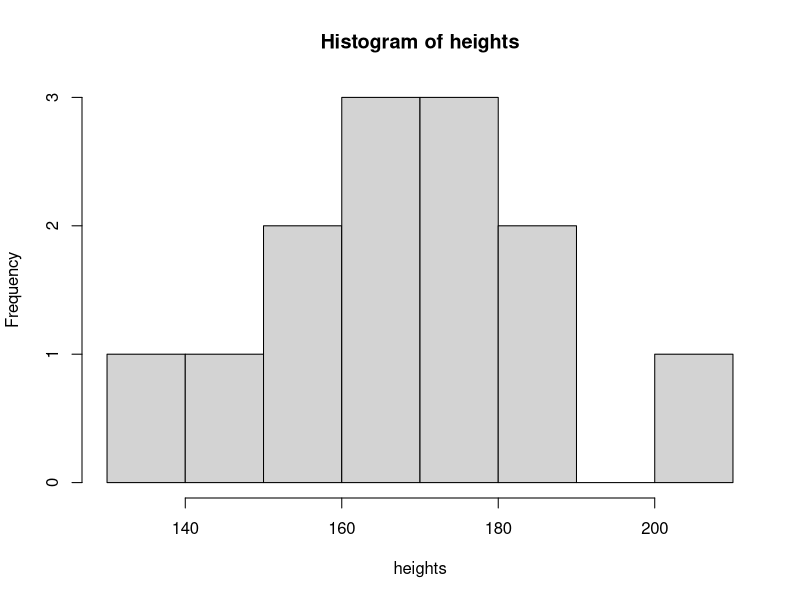
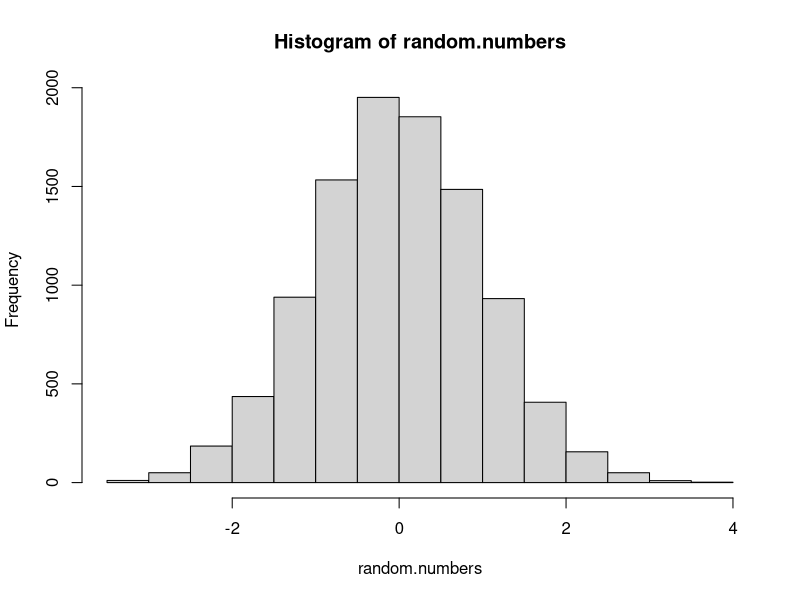

These charts were generated, in order, by the following R code: (Note: this script raises an error after producing the figures.)
## ---- chunk 1
# ignore all this for the moment
knitr::opts_chunk$set(echo = TRUE, collapse=TRUE, cache=TRUE)
## ---- chunk 2
head(mtcars)
## ---- chunk 3
meaning.of.life <- 42
## ---- chunk 4
meaning.of.life <- 42
meaning.of.life
## ---- chunk 5
print(meaning.of.life)
## ---- chunk 6
one.score <- 20
four.score.years.and.ten <- one.score * 4 + 10
print(four.score.years.and.ten)
## ---- chunk 7
# this creates a vector of heights, in cm
heights <- c(203, 148, 156, 158, 167, 
             162, 172, 164, 172, 187, 
             134, 182, 175)
## ---- chunk 8
names <- c("Ben", "Joe", "Sue", "Rosa")
## ---- chunk 9
heights 
## ---- chunk 10
my.vector <- c(10, 20, 30, 40)
## ---- chunk 11
my.vector[1]
## ---- chunk 12
elements.to.grab <- c(4, 5)
heights[elements.to.grab]
## ---- chunk 13
first.two.elements <- heights[c(1, 2)]
first.two.elements
## ---- chunk 14
mean(heights)
## ---- chunk 15
length(heights)
median(heights)
sd(heights)
min(heights)
max(heights)
range(heights)
IQR(heights)
## ---- chunk 16
height.quantiles <- quantile(heights)
height.quantiles
## ---- chunk 17
height.quantiles <- quantile(heights)

# grab the third element
height.quantiles[3]

# assign the first element to a variable
min.height <- height.quantiles[1]
min.height
## ---- chunk 18
hist(heights)
## ---- chunk 19
# these are the raw values
heights

# takes the sqrt of each value and returns a vector of all the square roots
sqrt(heights)
## ---- chunk 20
heights / 100
## ---- chunk 21
paste("Once", "upon", "a", "time")
## ---- chunk 22
bottles <- c(100, 99, 98, "...")
paste(bottles, "green bottles hanging on the wall")
## ---- chunk 23
1:10
## ---- chunk 24
# make a sequence, specifying the interval between them
seq(from=0.1, to=2, by=.1)
## ---- chunk 25
# 10 uniformly distributed random numbers between 0 and 1
runif(10)

# 1,000 uniformly distributed random numbers between 1 and 100
my.numbers <- runif(1000, 1, 10)

# 10 random-normal numbers with mean 10 and SD=1
rnorm(10, mean=10)

# 10 random-normal numbers with mean 10 and SD=5
rnorm(10, 10, 5)
## ---- chunk 26
random.numbers <- rnorm(10000)
hist(random.numbers)
## ---- chunk 27
# repeat something N times
rep("Apple pie", 10)
## ---- chunk 28
# repeat a short vector, combining into a single longer vector
rep(c("Custard", "Gravy"), 5)
## ---- chunk 29
# make a sequence and then sort it
countdown <- 100:1
sort(countdown)
## ---- chunk 30
# generate some random data (here, ages in years)
ages <- round(rnorm(10, mean=40, sd=10))

# get the rank order of elements (i.e. what their positions would be if the vector was sorted)
ages
rank(ages, ties.method="first")
## ---- chunk 31
# you could even label the vector of ages if you wanted
labels <- paste("Position:", rank(ages, ties.method="first"))
names(ages) <- labels
ages
## ---- chunk 32
# return the unique values in a vector
unique( rep(1:10, 100) )
## ---- chunk 33
confusing.vector <- c(1, 2, 3, "Wibble")
first.element <- confusing.vector[1]
sqrt(first.element)
## ---- chunk 34
typeof(1:10)
typeof(runif(10))
typeof(c(1, 2, "Wibble"))
## ---- chunk 35
my.list <- list(2, 2, "Wibble")
## ---- chunk 36
my.list[[1]]
## ---- chunk 37
my.list[[1]] * my.list[[2]]
## ---- chunk 38
my.party <- list(number.guests=8, 
                 when="Friday", 
                 drinks = c("Juice", "Beer", "Whisky"))
## ---- chunk 39
my.party$when
## ---- chunk 40
my.party$drinks[1]
## ---- chunk 41
sqrt(1:10) * 10
